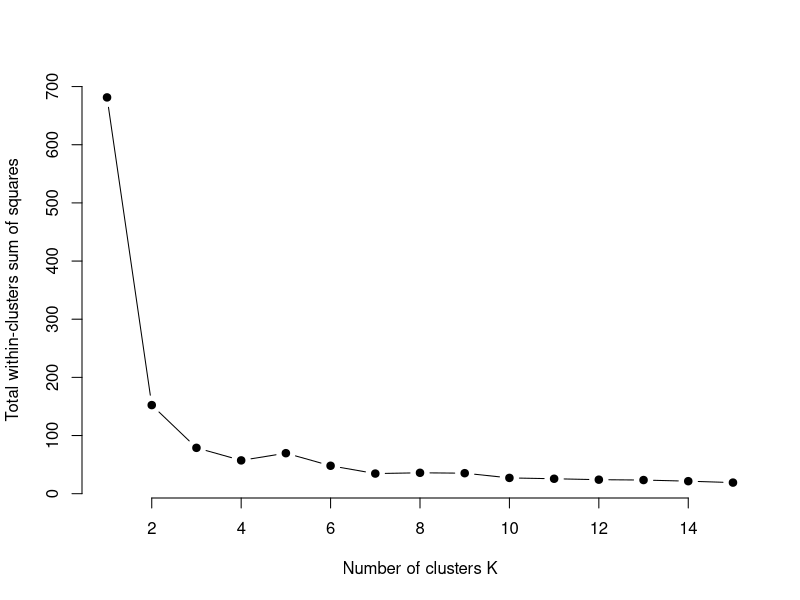
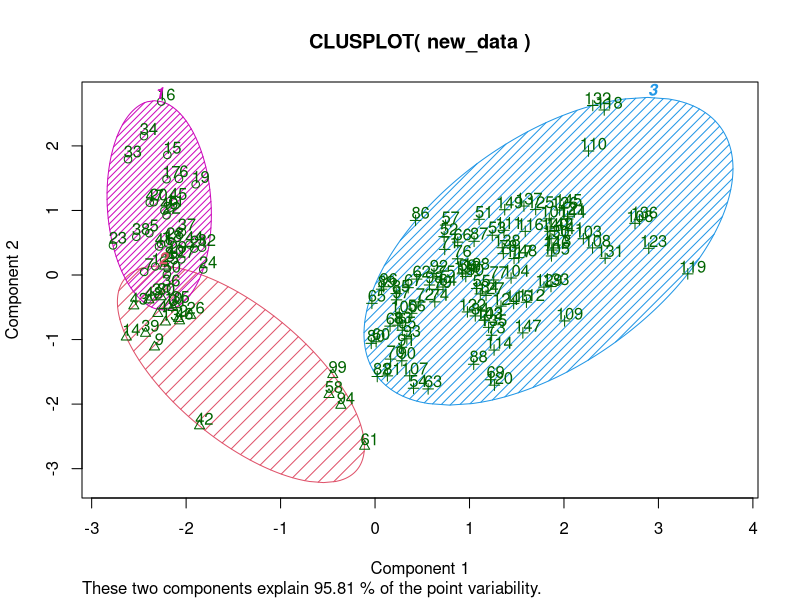

The R source for these figures, in order:
"K-means Clustering"
data(iris)
names(iris)
new_data<-subset(iris,select = c(-Species))
new_data
cl<-kmeans(new_data,3)
cl
data <-new_data
wss<-sapply(1:15,
            function(k){kmeans(data,k)$tot.withinss})
wss
plot(1:15,wss,
     type="b",pch=19, frame=FALSE,
     xlab ="Number of clusters K",
     ylab = "Total within-clusters sum of squares")

install.packages("cluster")
library(cluster)
clusplot(new_data,cl$cluster,color=TRUE,shade=TRUE,labels=2,lines=0)
cl$cluster
cl$centers
